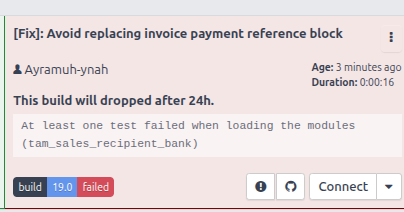
#> input picture phase1/test.png, 404 x 212 px, found by its file name
$ python crop.py
#> lines starting #> are read from the running program, lines starting #| are printed output that depends on the picture
import cv2


image = cv2.imread("phase1/test.png")
#> image is the input picture: shape (212, 404, 3); mean B, G, R 223.8, 222.2, 232.8

if image is not None:
    cropped = image[50:200, 100:300]  # Crop the region of interest [startY:endY, startX:endX]
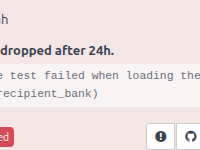
#> cropped: shape (150, 200, 3); mean B, G, R 228.1, 227.4, 239.8

    cv2.imshow("Original Image", image)
    cv2.imshow("Cropped Image", cropped)
    cv2.waitKey(0)
    cv2.destroyAllWindows()
else:
    print("Image not loaded successfully.")
